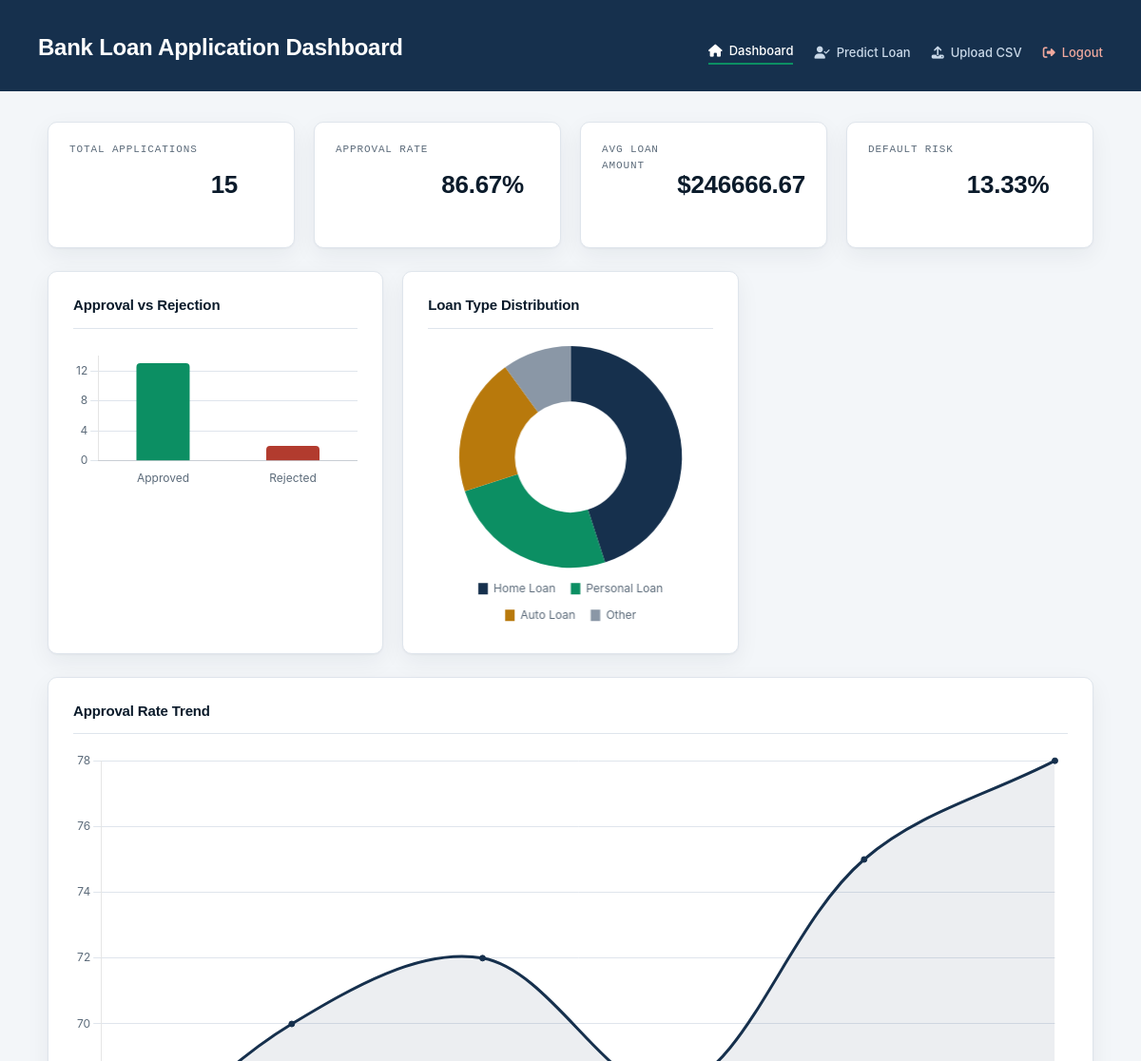
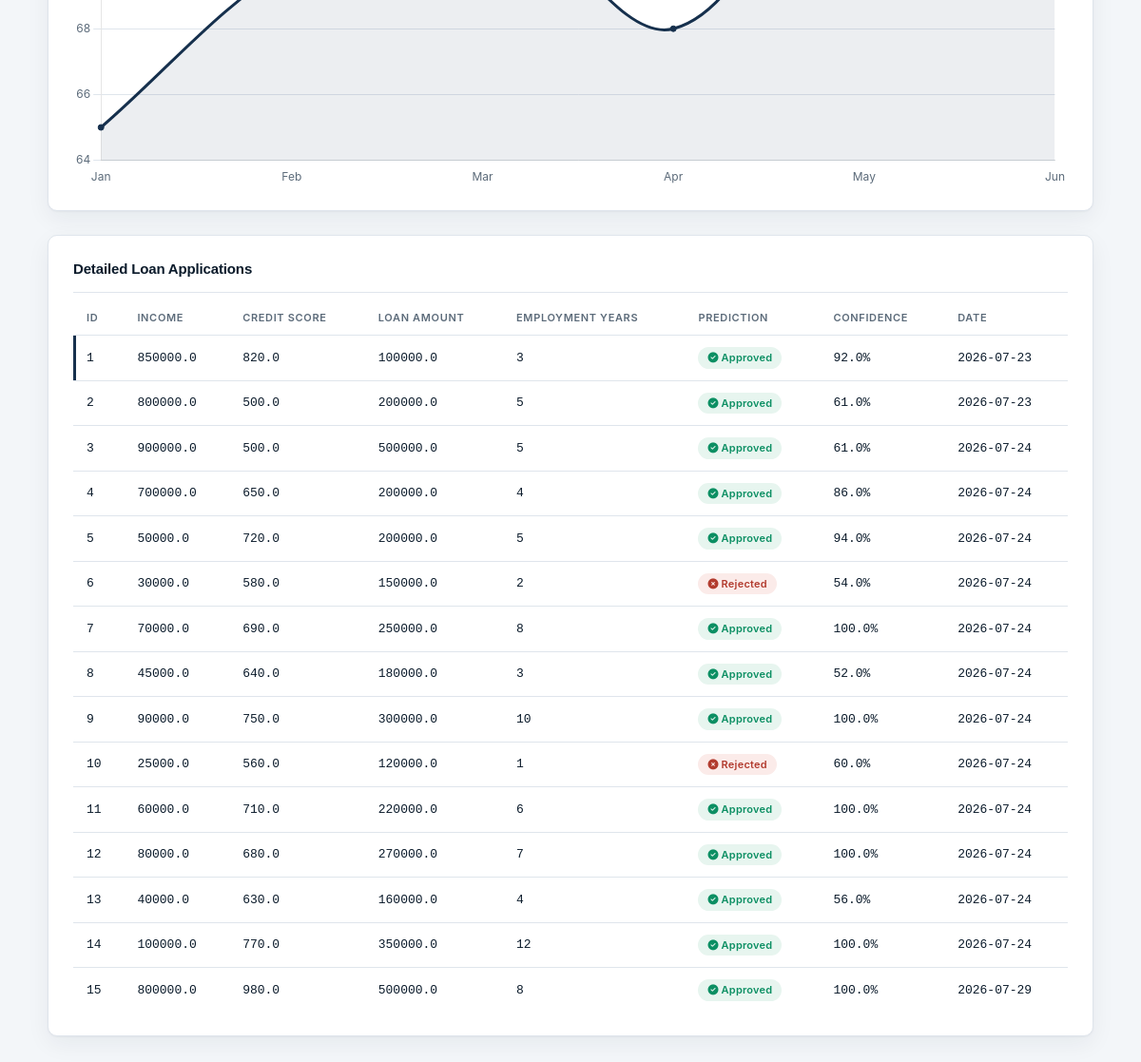
Page /dashboard (signed in) on the earlier database version (2 pictures, top to bottom).
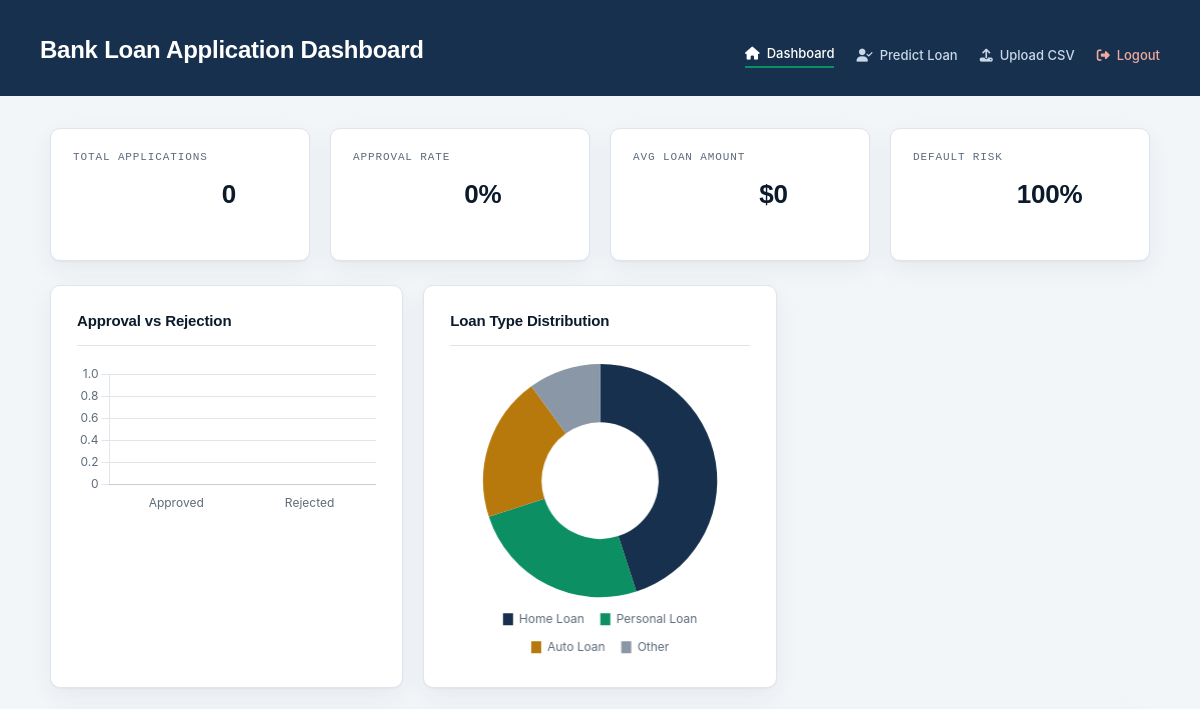
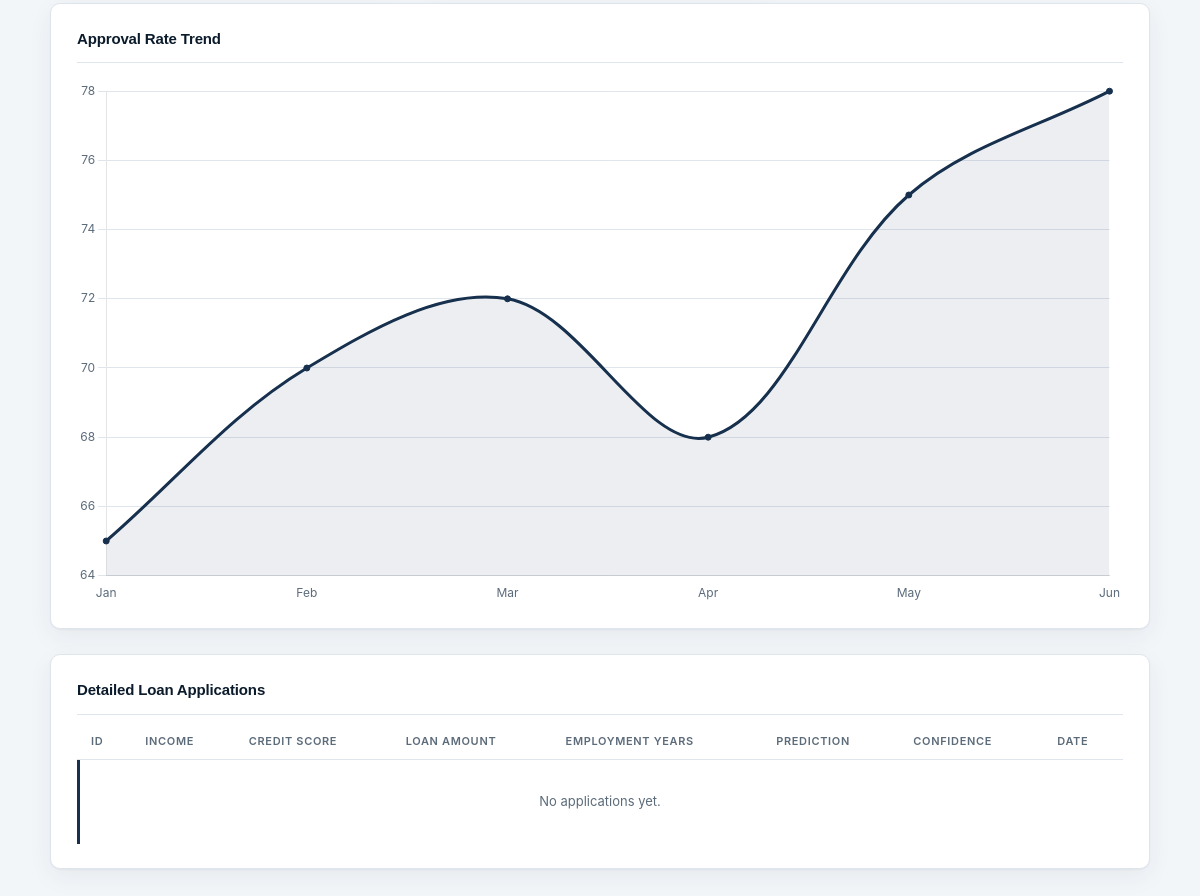
Same page on the later database version (2 pictures, top to bottom).
### app.py (models this page shows)
class LoanApplication(db.Model):
    id = db.Column(db.Integer, primary_key=True)
    income = db.Column(db.Float, nullable=False)
    credit_score = db.Column(db.Float, nullable=False)
    loan_amount = db.Column(db.Float, nullable=False)
    employment_years = db.Column(db.Integer, nullable=False)
    prediction = db.Column(db.String(20))
    confidence = db.Column(db.String(20))
    model_used = db.Column(db.String(50))
    created_at = db.Column(db.Date, default=date.today)

### app.py (the view)
@app.route("/dashboard")
def dashboard():
    if "user" not in session:
        return redirect(url_for("login"))
    loans = LoanApplication.query.all()
    total_apps = len(loans)
    approved = sum(1 for l in loans if l.prediction == "Approved")
    rejected = total_apps - approved
    approval_rate = round((approved / total_apps) * 100, 2) if total_apps else 0
    avg_loan = round(np.mean([l.loan_amount for l in loans]), 2) if loans else 0
    default_risk = round(100 - approval_rate, 2)
    return render_template(
        "dashboard.html",
        loans=loans,
        total_apps=total_apps,
        approval_rate=approval_rate,
        avg_loan=avg_loan,
        default_risk=default_risk,
        approved=approved,
        rejected=rejected
    )

### templates/dashboard.html (shortened to what this page needs)
<!DOCTYPE html>
<html lang="en">
<head>
    <link rel="stylesheet" href="{{ url_for('static', filename='style.css') }}">
    <link rel="stylesheet" href="https://cdnjs.cloudflare.com/ajax/libs/font-awesome/6.5.0/css/all.min.css">
</head>
<body>
    <header class="page-header">
        <div class="heading-block">
            <h1>Bank Loan Application Dashboard</h1>
        </div>
        <nav class="top-nav">
            <a href="{{ url_for('dashboard') }}" class="active"><i class="fas fa-home"></i> Dashboard</a>
            <a href="{{ url_for('predict') }}"><i class="fas fa-user-check"></i> Predict Loan</a>
            <a href="{{ url_for('upload') }}"><i class="fas fa-upload"></i> Upload CSV</a>
            <a href="{{ url_for('logout') }}" class="logout-link"><i class="fas fa-sign-out-alt"></i> Logout</a>
        </nav>
    </header>
    <div class="container">
        <div class="stats-grid">
            <div class="stat-card">
                <p class="stat-label">Total Applications</p>
                <p class="stat-value">{{ total_apps }}</p>
            </div>
            <div class="stat-card accent-emerald">
                <p class="stat-label">Approval Rate</p>
                <p class="stat-value">{{ approval_rate }}%</p>
            </div>
            <div class="stat-card accent-amber">
                <p class="stat-label">Avg Loan Amount</p>
                <p class="stat-value">${{ avg_loan }}</p>
            </div>
            <div class="stat-card accent-clay">
                <p class="stat-label">Default Risk</p>
                <p class="stat-value">{{ default_risk }}%</p>
            </div>
        </div>
        <div class="charts-grid">
            <div class="card chart-card">
                <h2 class="section-title">Approval vs Rejection</h2>
                <canvas id="approvalChart"></canvas>
            </div>
            <div class="card chart-card">
                <h2 class="section-title">Loan Type Distribution</h2>
                <canvas id="loanTypeChart"></canvas>
            </div>
        </div>
        <div class="card chart-card" style="margin-bottom:25px;">
            <h2 class="section-title">Approval Rate Trend</h2>
            <canvas id="trendChart"></canvas>
        </div>
        <section class="results-section card">
            <h2 class="section-title">Detailed Loan Applications</h2>
            <div class="table-responsive">
                <table class="results-table">
                    <thead>
                        <tr>
                            <th>ID</th><th>Income</th><th>Credit Score</th><th>Loan Amount</th>
                            <th>Employment Years</th><th>Prediction</th><th>Confidence</th><th>Date</th>
                        </tr>
                    </thead>
                    <tbody>
                        {% for loan in loans %}
                        <tr>
                            <td>{{ loan.id }}</td>
                            <td>{{ loan.income }}</td>
                            <td>{{ loan.credit_score }}</td>
                            <td>{{ loan.loan_amount }}</td>
                            <td>{{ loan.employment_years }}</td>
                            <td>
                                {% if loan.prediction == "Approved" %}
                                    <span class="badge badge-approved"><i class="fas fa-check-circle"></i> Approved</span>
                                {% else %}
                                    <span class="badge badge-rejected"><i class="fas fa-times-circle"></i> Rejected</span>
                                {% endif %}
                            </td>
                            <td>{{ loan.confidence }}</td>
                            <td>{{ loan.created_at }}</td>
                        </tr>
                        {% else %}
                        <tr>
                            <td colspan="8" style="text-align:center; font-family: 'Inter', sans-serif; color: var(--slate); padding: 32px 0;">No applications yet.</td>
                        </tr>
                        {% endfor %}
                    </tbody>
                </table>
            </div>
        </section>
    </div>
    <script>
        const chartFont = "'Inter', sans-serif";
        Chart.defaults.font.family = chartFont;
        Chart.defaults.color = '#5C6B7A';
        // Approved vs Rejected
        new Chart(document.getElementById('approvalChart'), {
            type: 'bar',
            data: {
                labels: ['Approved', 'Rejected'],
                datasets: [{
                    label: 'Applications',
                    data: [{{ approved }}, {{ rejected }}],
                    backgroundColor: ['#0C8F63', '#B23B2E'],
                    borderRadius: 4,
                    maxBarThickness: 56
                }]
            },
            options: {
                plugins: { legend: { display: false } },
                scales: { y: { beginAtZero: true, grid: { color: '#DFE5EC' } }, x: { grid: { display: false } } }
            }
        });
        // Loan Type Distribution (dummy data for now)
        new Chart(document.getElementById('loanTypeChart'), {
            type: 'doughnut',
            data: {
                labels: ['Home Loan', 'Personal Loan', 'Auto Loan', 'Other'],
                datasets: [{
                    data: [45, 25, 20, 10],
                    backgroundColor: ['#16304D', '#0C8F63', '#B8790C', '#8A97A6'],
                    borderWidth: 0
                }]
            },
            options: {
                plugins: { legend: { position: 'bottom', labels: { boxWidth: 10, padding: 16 } } }
            }
        });
        // Approval Rate Trend (example data)
        new Chart(document.getElementById('trendChart'), {
            type: 'line',
            data: {
                labels: ['Jan','Feb','Mar','Apr','May','Jun'],
                datasets: [{
                    label: 'Approval Rate (%)',
                    data: [65, 70, 72, 68, 75, 78],
                    borderColor: '#16304D',
                    backgroundColor: 'rgba(22, 48, 77, 0.08)',
                    fill: true,
                    tension: 0.35,
                    pointBackgroundColor: '#16304D'
                }]
            },
            options: {
                plugins: { legend: { display: false } },
                scales: { y: { grid: { color: '#DFE5EC' } }, x: { grid: { display: false } } }
            }
        });
    </script>
</body>
</html>

### static/style.css (style rules this page uses)
:root { --ink: #0B1B2B; --navy: #16304D; --navy-hover: #1E3E62; --slate: #5C6B7A; --slate-light: #8A97A6; --paper: #F3F6F9; --card: #FFFFFF; --line: #DFE5EC; --emerald: #0C8F63; --emerald-bg: #E7F5EF; --clay: #B23B2E; --clay-bg: #FBEBE9; --amber: #B8790C; --amber-bg: #FBF1DF; --radius: 10px; --shadow: 0 1px 2px rgba(11, 27, 43, 0.04), 0 8px 24px rgba(11, 27, 43, 0.06); }
* { box-sizing: border-box; }
body { margin: 0; background: var(--paper); color: var(--ink); font-family: 'Inter', -apple-system, BlinkMacSystemFont, sans-serif; font-size: 15px; line-height: 1.5; }
.page-header { background: var(--navy); color: #fff; padding: 28px 40px; display: flex; justify-content: space-between; align-items: flex-end; gap: 24px; flex-wrap: wrap; }
.page-header .heading-block { display: flex; flex-direction: column; gap: 4px; }
.page-header h1 { font-family: 'Space Grotesk', sans-serif; font-size: 24px; font-weight: 600; margin: 0; letter-spacing: -0.01em; }
.top-nav { display: flex; align-items: center; gap: 22px; flex-wrap: wrap; }
.top-nav a { font-family: 'Inter', sans-serif; font-size: 13px; font-weight: 500; color: #C9D8E8; text-decoration: none; display: inline-flex; align-items: center; gap: 7px; transition: color 0.15s ease; }
.top-nav a:hover, .top-nav a.active { color: #fff; }
.top-nav a.active { border-bottom: 2px solid var(--emerald); padding-bottom: 3px; }
.top-nav a.logout-link { color: #F0A99E; }
.container { max-width: 1180px; margin: 0 auto; padding: 32px 40px 64px; }
.card { background: var(--card); border: 1px solid var(--line); border-radius: var(--radius); box-shadow: var(--shadow); padding: 24px 26px; }
.section-title { font-family: 'Space Grotesk', sans-serif; font-size: 15px; font-weight: 600; letter-spacing: -0.01em; margin: 0 0 18px; padding-bottom: 12px; border-bottom: 1px solid var(--line); color: var(--ink); }
.stats-grid { display: grid; grid-template-columns: repeat(4, 1fr); gap: 20px; }
.stat-card { background: var(--card); border: 1px solid var(--line); border-radius: var(--radius); box-shadow: var(--shadow); padding: 20px 22px; display: flex; align-items: flex-start; gap: 14px; }
.stat-label { font-family: 'IBM Plex Mono', monospace; font-size: 11px; letter-spacing: 0.08em; text-transform: uppercase; color: var(--slate); margin: 0 0 6px; }
.stat-value { font-family: 'Space Grotesk', sans-serif; font-size: 26px; font-weight: 600; color: var(--ink); letter-spacing: -0.01em; }
.charts-grid { display: grid; grid-template-columns: repeat(3, 1fr); gap: 20px; align-items: stretch; }
.chart-card { min-width: 0; display: flex; flex-direction: column; }
.chart-card canvas { max-height: 100%; }
.container > section, .container > div.stats-grid, .container > div.charts-grid { margin-bottom: 24px; }
.container > section:last-child, .container > div:last-child { margin-bottom: 0; }
.results-section { min-width: 0; }
.table-responsive { overflow-x: auto; }
.results-table { width: 100%; border-collapse: collapse; font-family: 'IBM Plex Mono', monospace; font-size: 13px; }
.results-table thead th { text-align: left; font-family: 'Inter', sans-serif; font-size: 11px; font-weight: 600; text-transform: uppercase; letter-spacing: 0.06em; color: var(--slate); padding: 0 14px 10px; border-bottom: 1px solid var(--line); white-space: nowrap; }
.results-table tbody tr { border-bottom: 1px solid var(--line); }
.results-table tbody tr:last-child { border-bottom: none; }
.results-table td { padding: 12px 14px; color: var(--ink); white-space: nowrap; }
.results-table tbody tr:first-child { box-shadow: inset 3px 0 0 var(--navy); }

Differences in the rows shown:
removed LoanApplication: id "1", income "850000.0", credit_score "820.0", loan_amount "100000.0", employment_years "3", prediction "Approved" (drawn), confidence "92.0%", created_at "2026-07-23"
removed LoanApplication: id "2", income "800000.0", credit_score "500.0", loan_amount "200000.0", employment_years "5", prediction "Approved" (drawn), confidence "61.0%", created_at "2026-07-23"
removed LoanApplication: id "3", income "900000.0", credit_score "500.0", loan_amount "500000.0", employment_years "5", prediction "Approved" (drawn), confidence "61.0%", created_at "2026-07-24"
removed LoanApplication: id "4", income "700000.0", credit_score "650.0", loan_amount "200000.0", employment_years "4", prediction "Approved" (drawn), confidence "86.0%", created_at "2026-07-24"
removed LoanApplication: id "5", income "50000.0", credit_score "720.0", loan_amount "200000.0", employment_years "5", prediction "Approved" (drawn), confidence "94.0%", created_at "2026-07-24"
removed LoanApplication: id "6", income "30000.0", credit_score "580.0", loan_amount "150000.0", employment_years "2", prediction "Rejected" (drawn), confidence "54.0%", created_at "2026-07-24"
removed LoanApplication: id "7", income "70000.0", credit_score "690.0", loan_amount "250000.0", employment_years "8", prediction "Approved" (drawn), confidence "100.0%", created_at "2026-07-24"
removed LoanApplication: id "8", income "45000.0", credit_score "640.0", loan_amount "180000.0", employment_years "3", prediction "Approved" (drawn), confidence "52.0%", created_at "2026-07-24"
removed LoanApplication: id "9", income "90000.0", credit_score "750.0", loan_amount "300000.0", employment_years "10", prediction "Approved" (drawn), confidence "100.0%", created_at "2026-07-24"
removed LoanApplication: id "10", income "25000.0", credit_score "560.0", loan_amount "120000.0", employment_years "1", prediction "Rejected" (drawn), confidence "60.0%", created_at "2026-07-24"
removed LoanApplication: id "11", income "60000.0", credit_score "710.0", loan_amount "220000.0", employment_years "6", prediction "Approved" (drawn), confidence "100.0%", created_at "2026-07-24"
removed LoanApplication: id "12", income "80000.0", credit_score "680.0", loan_amount "270000.0", employment_years "7", prediction "Approved" (drawn), confidence "100.0%", created_at "2026-07-24"
removed LoanApplication: id "13", income "40000.0", credit_score "630.0", loan_amount "160000.0", employment_years "4", prediction "Approved" (drawn), confidence "56.0%", created_at "2026-07-24"
removed LoanApplication: id "14", income "100000.0", credit_score "770.0", loan_amount "350000.0", employment_years "12", prediction "Approved" (drawn), confidence "100.0%", created_at "2026-07-24"
removed LoanApplication: id "15", income "800000.0", credit_score "980.0", loan_amount "500000.0", employment_years "8", prediction "Approved" (drawn), confidence "100.0%", created_at "2026-07-29"
Other differences:
{{ total_apps }}: "15" → "0"
{{ approval_rate }}: "86.67" → "0"
{{ avg_loan }}: "246666.67" → "0"
{{ default_risk }}: "13.33" → "100"
chart data {{ approved }}: 13 → 0
chart data {{ rejected }}: 2 → 0
text now shown: "No applications yet."
